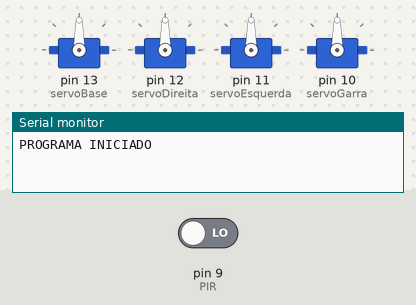
This sketch was run on a simulated Arduino Uno, built with avr-gcc and run on an emulated ATmega328P. Parts: 4 × servo, the last lines printed to the serial monitor. Inputs (shaded band) come from the test bench; at power-on: pin 9 (PIR) LOW.

Above: at 1.2 s.
1.3 s: pin 9 (PIR) driven HIGH
At 1.45 s:
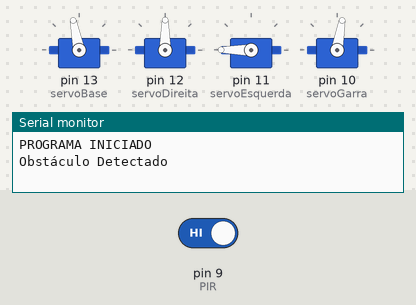
At 2.06 s:
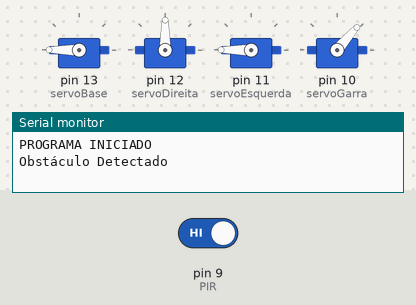
4.3 s: pin 9 (PIR) driven LOW
7.3 s: pin 9 (PIR) driven HIGH
At 8.82 s:
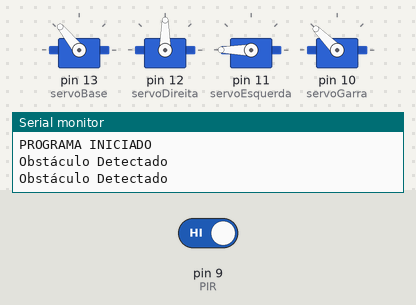
Timing chart, 0 to 62.8 s (numbered marks = the images above; inputs shaded):
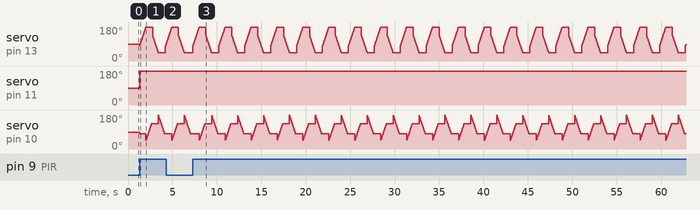

The sketch:

bracorobotico.ino
```cpp
#include <Servo.h>

#define PIR 9

Servo servoBase;
Servo servoDireita;
Servo servoEsquerda;
Servo servoGarra;

int pos = 0;

void setup()
  {
  pinMode(PIR, INPUT);
  Serial.begin(9600);
  Serial.println("PROGRAMA INICIADO");
  servoBase.attach(13);
  servoDireita.attach(12);
  servoEsquerda.attach(11);
  servoGarra.attach(10);
}

void loop()
{
  bool valorPIR = digitalRead(PIR);

  if (valorPIR) {

    Serial.println("Obstáculo Detectado");
    servoDireita.write(90);
    servoEsquerda.write(180);
    servoGarra.write(80); //80 fechado e 180 aberto
    for (int vezes=0; vezes<2;vezes ++)
    {
      for(pos = 80; pos <= 180; pos += 1)
      {
        servoBase.write(pos);
        delay(7);
      }

        for(pos = 45; pos <= 135; pos += 1)
      {
        servoGarra.write(pos);
        delay(7);
      }
        delay(100);

        for(pos = 135; pos>=45; pos -=1)
      {
        servoBase.write(pos);
        delay(7);
      }

        for(pos = 180; pos>=80; pos -=1)
      {
        servoGarra.write(pos);
        delay(7);
      }
      delay(100);
    }
  }
}
```

Measured:
- after the input at 1.3 s, servo on pin 11 (servoEsquerda): 90° → 180° at once
- by itself, servo on pin 13 (servoBase): rises from 89° to 180° in 0.64 s, then falls to 45° in 1.4 s
